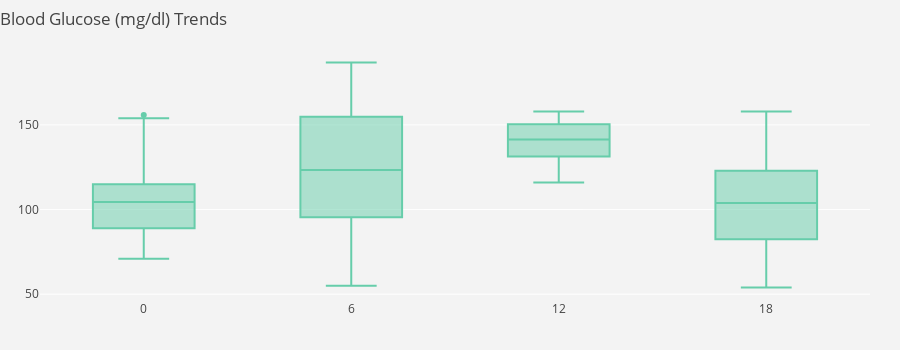

The code cell stored with this chart in its notebook:
### Code cell
#### Additional Constants ####

NUMBER_WEEKS = 1 #ENTER THIS - Choose from 1, 2 or 4
TIME_FRAME_HOURS = 6 # ENTER THIS - Choose 3, 6, 12, 24
#Note: 3 and 6 hours start at midnight, 12 and 24 start 

TIME_DELTA = timedelta(days = NUMBER_WEEKS*7 , hours = 0, minutes = 0, seconds = 0)
TREND_END_DATE = START_DATE+TIME_DELTA

configure_plotly_browser_state()
init_notebook_mode(connected=True)

#### Trend Visualizations ####

###### Figure 1: Bar Graph ###### 

## Set-up Layout ##
bg_layout = go.Layout(
   title=go.layout.Title(
        text='Blood Glucose (mg/dl) Trends',
        x=0
    ),
    yaxis=dict(
        autorange=True,
        showgrid=True,
        zeroline=True,
        dtick=50,
        gridcolor='rgb(255, 255, 255)',
        gridwidth=1,
        zerolinecolor='rgb(255, 255, 255)',
        zerolinewidth=2
    ),
    xaxis=dict(
        range = (START_DATE, TREND_END_DATE)
    ),
    shapes = [
      {'type': 'line',
        'x0': START_DATE,
        'y0': LOW_LIMIT,
        'y1': LOW_LIMIT,
        'x1': TREND_END_DATE,
        'line': {
          'color': 'white',
          'width': 2,
          'dash': 'dash',
        },
      },
      {'type': 'line',
        'x0': START_DATE,
        'y0': HIGH_LIMIT,
        'y1': HIGH_LIMIT,
        'x1': TREND_END_DATE,
        'line': {
          'color': 'white',
          'width': 4,
          'dash': 'dash',
        },
      }
    ],
    margin=dict(
        l=40,
        r=30,
        b=50,
        t=50,
    ),
    paper_bgcolor='rgb(243, 243, 243)',
    plot_bgcolor='rgb(243, 243, 243)',
    showlegend=False,
    height=350
)

## Set-up Traces ##

#If the time frame hours are 3 or 6, want to start at midnight, else start at 6am
if (TIME_FRAME_HOURS == 3) | (TIME_FRAME_HOURS == 6):
  range_start_date = START_DATE
else:
  range_start_date = START_DATE + timedelta(days = 0, hours = 6, minutes = 0, seconds = 0)

range_end_date = range_start_date + timedelta(days = 0, hours = TIME_FRAME_HOURS, minutes = 0, seconds = 0)

#Create an initial empty set of traces 
traces = []

#Iterate through each time chunk and add boxplot trace for that time chunk
for _ in range(int(24/TIME_FRAME_HOURS)):
  cbg_filtered = cbg_ts[(cbg_ts.datetime_time >= range_start_date) & (cbg_ts.datetime_time < range_end_date)]
  trace = go.Box(
      y=cbg_filtered["value_mgdl"],
      name = range_end_date.hour,
      marker = dict(
        color = 'mediumaquamarine'
      )
  )
  traces.append(trace)
  range_start_date = range_end_date
  range_end_date = range_end_date + timedelta(days = 0, hours = TIME_FRAME_HOURS, minutes = 0, seconds = 0)

#Create and plot figure
bg_trend_fig = go.Figure(data= traces, layout=bg_layout)
iplot(bg_trend_fig)


# To do:
#

### Figure 1 — Plotly figure (JSON) as saved in the notebook; plotly's stock layout.template omitted (floating-point values rounded to 4 significant figures)
{"data": [{"marker": {"color": "mediumaquamarine"}, "y": [133.9, 137.9, 138.9, 134.9, 133.9, 132.9, 128.9, 123.9, 117.9, 113.9, 105.9, 98.91, 87.92, 71.94, 61.95, 56.95, 54.95, 56.95, 62.95, 66.94, 71.94, 73.94, 72.94, 70.94, 64.94, 61.95, 62.95, 69.94, 80.93, 92.92, 98.91, 102.9, 104.9, 107.9, 113.9, 117.9, 114.9, 120.9, 127.9, 130.9, 138.9, 148.9, 158.9, 175.8, 182.8, 185.8, 186.8, 186.8, 184.8, 182.8, 180.8, 173.8, 166.9, 160.9, 156.9, 153.9, 152.9, 152.9, 155.9, 162.9, 167.9, 162.9, 160.9, 151.9, 142.9, 134.9, 122.9, 111.9, 106.9, 102.9, 99.91, 97.92], "type": "box", "name": "6", "uid": "e579add2-b38a-4fa7-a76d-befe3b801a87"}, {"marker": {"color": "mediumaquamarine"}, "y": [115.9, 121.9, 126.9, 130.9, 134.9, 140.9, 145.9, 150.9, 153.9, 155.9, 156.9, 157.9, 154.9, 148.9, 144.9, 141.9, 139.9, 138.9, 138.9, 140.9, 143.9, 145.9, 148.9, 147.9, 143.9, 137.9, 128.9, 122.9, 117.9, 120.9, 131.9, 139.9, 143.9, 146.9, 145.9, 150.9, 155.9, 156.9, 156.9, 154.9, 154.9, 154.9, 153.9, 153.9, 153.9, 152.9, 149.9, 149.9, 148.9, 149.9, 150.9, 148.9, 143.9, 139.9, 135.9, 132.9, 132.9, 132.9, 131.9, 130.9, 127.9, 125.9, 123.9, 121.9, 119.9, 121.9, 125.9, 129.9, 132.9, 131.9, 130.9, 131.9], "type": "box", "name": "12", "uid": "2970c4d7-492f-4034-8b4a-3292e9c91010"}, {"marker": {"color": "mediumaquamarine"}, "y": [73.94, 63.94, 53.95, 57.95, 58.95, 72.94, 80.93, 89.92, 103.9, 110.9, 112.9, 114.9, 117.9, 121.9, 124.9, 120.9, 115.9, 106.9, 88.92, 79.93, 73.94, 71.94, 73.94, 82.93, 87.92, 89.92, 91.92, 94.92, 98.91, 100.9, 99.91, 101.9, 105.9, 113.9, 118.9, 121.9, 119.9, 120.9, 123.9, 127.9, 131.9, 136.9, 141.9, 144.9, 146.9, 145.9, 142.9, 139.9, 141.9, 147.9, 156.9, 157.9, 152.9, 144.9, 133.9, 121.9, 111.9, 95.92, 81.93, 75.93, 72.94, 72.94, 74.94, 76.93, 78.93, 82.93, 86.92, 89.92, 93.92, 98.91, 103.9, 109.9], "type": "box", "name": "18", "uid": "4327fa5d-d5a2-440b-b448-9112fa01939d"}, {"marker": {"color": "mediumaquamarine"}, "y": [113.9, 111.9, 111.9, 111.9, 112.9, 110.9, 107.9, 104.9, 103.9, 103.9, 99.91, 96.92, 92.92, 87.92, 81.93, 77.93, 75.93, 79.93, 89.92, 100.9, 109.9, 110.9, 101.9, 92.92, 86.92, 79.93, 72.94, 70.94, 85.93, 98.91, 100.9, 99.91, 101.9, 104.9, 109.9, 114.9, 113.9, 110.9, 104.9, 92.92, 81.93, 74.94, 71.94, 73.94, 76.93, 78.93, 81.93, 87.92, 94.92, 101.9, 114.9, 114.9, 113.9, 116.9, 119.9, 121.9, 121.9, 120.9, 124.9, 134.9, 143.9, 150.9, 153.9, 155.9, 150.9, 145.9, 138.9, 129.9, 120.9, 111.9, 102.9, 89.92], "type": "box", "name": "0", "uid": "bad012e2-ed0b-498e-9188-75fb508a2f5c"}], "layout": {"showlegend": false, "title": {"text": "Blood Glucose (mg/dl) Trends", "x": 0}, "paper_bgcolor": "rgb(243, 243, 243)", "plot_bgcolor": "rgb(243, 243, 243)", "yaxis": {"zerolinewidth": 2, "gridwidth": 1, "dtick": 50, "showgrid": true, "zerolinecolor": "rgb(255, 255, 255)", "gridcolor": "rgb(255, 255, 255)", "zeroline": true, "autorange": true}, "height": 350, "shapes": [{"y1": 70, "y0": 70, "line": {"color": "white", "dash": "dash", "width": 2}, "x1": "2019-01-08", "type": "line", "x0": "2019-01-01"}, {"y1": 180, "y0": 180, "line": {"color": "white", "dash": "dash", "width": 4}, "x1": "2019-01-08", "type": "line", "x0": "2019-01-01"}], "xaxis": {"range": ["2019-01-01", "2019-01-08"]}, "margin": {"r": 30, "b": 50, "l": 40, "t": 50}}}
